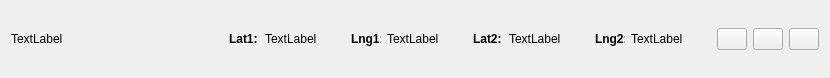
<?xml version="1.0" encoding="UTF-8"?>
<ui version="4.0">
 <class>ImagenMapaWidget</class>
 <widget class="QWidget" name="ImagenMapaWidget">
  <property name="geometry">
   <rect>
    <x>0</x>
    <y>0</y>
    <width>830</width>
    <height>78</height>
   </rect>
  </property>
  <property name="sizePolicy">
   <sizepolicy hsizetype="Minimum" vsizetype="Minimum">
    <horstretch>0</horstretch>
    <verstretch>0</verstretch>
   </sizepolicy>
  </property>
  <property name="windowTitle">
   <string>Form</string>
  </property>
  <layout class="QHBoxLayout" name="horizontalLayout">
   <item>
    <widget class="QLabel" name="pathFichero">
     <property name="text">
      <string>TextLabel</string>
     </property>
    </widget>
   </item>
   <item>
    <widget class="QLabel" name="lat1Label">
     <property name="maximumSize">
      <size>
       <width>30</width>
       <height>16777215</height>
      </size>
     </property>
     <property name="font">
      <font>
       <weight>75</weight>
       <bold>true</bold>
      </font>
     </property>
     <property name="text">
      <string>Lat1:</string>
     </property>
    </widget>
   </item>
   <item>
    <widget class="QLabel" name="lat1">
     <property name="minimumSize">
      <size>
       <width>0</width>
       <height>0</height>
      </size>
     </property>
     <property name="maximumSize">
      <size>
       <width>80</width>
       <height>16777215</height>
      </size>
     </property>
     <property name="text">
      <string>TextLabel</string>
     </property>
    </widget>
   </item>
   <item>
    <widget class="QLabel" name="lon1Label">
     <property name="maximumSize">
      <size>
       <width>30</width>
       <height>16777215</height>
      </size>
     </property>
     <property name="font">
      <font>
       <weight>75</weight>
       <bold>true</bold>
      </font>
     </property>
     <property name="text">
      <string>Lng1:</string>
     </property>
    </widget>
   </item>
   <item>
    <widget class="QLabel" name="lng1">
     <property name="maximumSize">
      <size>
       <width>80</width>
       <height>16777215</height>
      </size>
     </property>
     <property name="text">
      <string>TextLabel</string>
     </property>
    </widget>
   </item>
   <item>
    <widget class="QLabel" name="lat2Label">
     <property name="maximumSize">
      <size>
       <width>30</width>
       <height>16777215</height>
      </size>
     </property>
     <property name="font">
      <font>
       <weight>75</weight>
       <bold>true</bold>
      </font>
     </property>
     <property name="text">
      <string>Lat2:</string>
     </property>
    </widget>
   </item>
   <item>
    <widget class="QLabel" name="lat2">
     <property name="maximumSize">
      <size>
       <width>80</width>
       <height>16777215</height>
      </size>
     </property>
     <property name="text">
      <string>TextLabel</string>
     </property>
    </widget>
   </item>
   <item>
    <widget class="QLabel" name="lon2Label">
     <property name="maximumSize">
      <size>
       <width>30</width>
       <height>16777215</height>
      </size>
     </property>
     <property name="font">
      <font>
       <weight>75</weight>
       <bold>true</bold>
      </font>
     </property>
     <property name="text">
      <string>Lng2:</string>
     </property>
    </widget>
   </item>
   <item>
    <widget class="QLabel" name="lng2">
     <property name="maximumSize">
      <size>
       <width>80</width>
       <height>16777215</height>
      </size>
     </property>
     <property name="text">
      <string>TextLabel</string>
     </property>
    </widget>
   </item>
   <item>
    <widget class="QPushButton" name="borrarBoton">
     <property name="maximumSize">
      <size>
       <width>30</width>
       <height>16777215</height>
      </size>
     </property>
     <property name="toolTip">
      <string>Borrar mapa</string>
     </property>
     <property name="text">
      <string/>
     </property>
     <property name="icon">
      <iconset resource="recursos.qrc">
       <normaloff>:/iconos/images/delete16.png</normaloff>:/iconos/images/delete16.png</iconset>
     </property>
    </widget>
   </item>
   <item>
    <widget class="QPushButton" name="editarBoton">
     <property name="maximumSize">
      <size>
       <width>30</width>
       <height>16777215</height>
      </size>
     </property>
     <property name="toolTip">
      <string>Editar mapa</string>
     </property>
     <property name="text">
      <string/>
     </property>
     <property name="icon">
      <iconset resource="recursos.qrc">
       <normaloff>:/iconos/images/edit16.png</normaloff>:/iconos/images/edit16.png</iconset>
     </property>
    </widget>
   </item>
   <item>
    <widget class="QPushButton" name="exportarBoton">
     <property name="maximumSize">
      <size>
       <width>30</width>
       <height>16777215</height>
      </size>
     </property>
     <property name="text">
      <string/>
     </property>
     <property name="icon">
      <iconset resource="recursos.qrc">
       <normaloff>:/iconos/images/export16.png</normaloff>:/iconos/images/export16.png</iconset>
     </property>
    </widget>
   </item>
  </layout>
 </widget>
 <resources>
  <include location="recursos.qrc"/>
 </resources>
 <connections/>
</ui>
